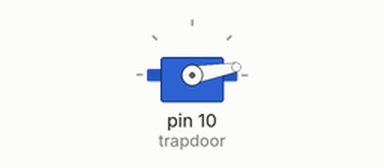
This sketch was run on a simulated Arduino Uno, built with avr-gcc and run on an emulated ATmega328P. Parts: servo.

Above: at 0.05 s.
Timing chart, 0 to 6.6 s (numbered marks = the images above):
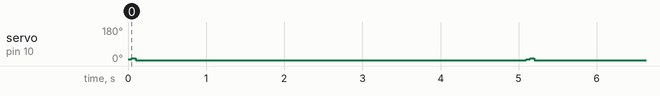

The sketch:

trapdoor_shifter.ino
```cpp
#include <Servo.h>

Servo trapdoor;
int trapPin = 10;

void setup() {
  // put your setup code here, to run once:
  trapdoor.attach(10);
}

void loop() {
  // put your main code here, to run repeatedly:
  trapdoor.write(10);
  delay(50);
  trapdoor.write(15);
  delay(50);
  trapdoor.write(3);
  delay(5000);
}
```

Measured:
- by itself, servo on pin 10 (trapdoor): repeats every 5.1 s: 3° 5.0 s, 10° 0.05 s, 15° 0.05 s
